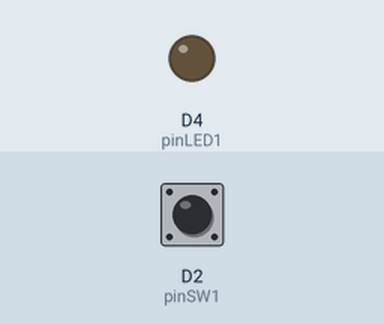
The sketch below on a simulated ESP8266 (Wemos D1 mini). Shown: output pins drawn as LEDs (lit = HIGH). Inputs (shaded band) come from the test bench; at power-on: D2 (pinSW1) LOW.

Above: at 1.2 s.
1.3 s: D2 (pinSW1) pulled HIGH for 0.15 s
At 2.5 s:
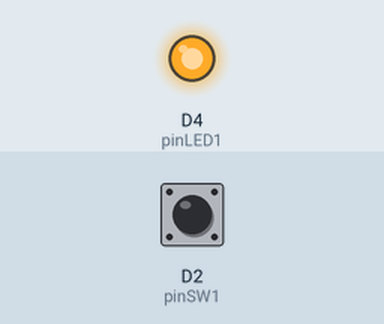
2.9 s: D2 (pinSW1) pulled HIGH for 1 s
At 3.8 s:
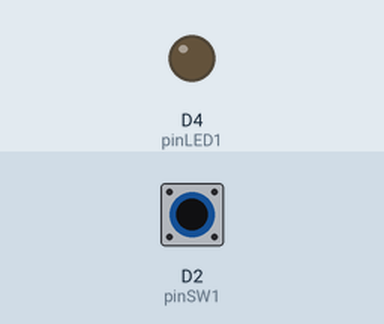
5.4 s: D2 (pinSW1) pulled HIGH for 3.2 s
At 5.7 s:
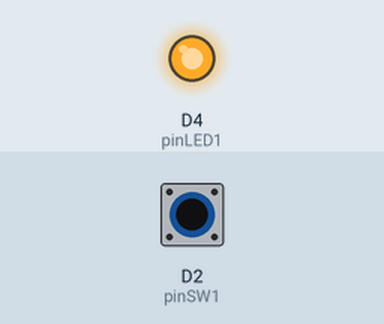
Timing chart, 0 to 8.4 s (numbered marks = the images above; inputs shaded):
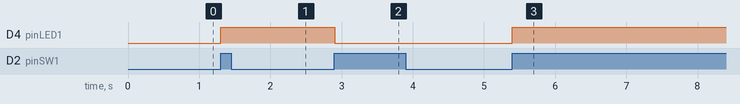

Measured:
- after the input at 1.3 s, D4 (pinLED1): LOW → HIGH at once
- after the input at 2.9 s, D4 (pinLED1): HIGH → LOW at once
- after the input at 5.4 s, D4 (pinLED1): LOW → HIGH at once

The sketch:

ex_sw_toggle2.ino
```cpp
//board : wemos d1 r1
#define pinSW1  D2
#define pinLED1 D4

bool flag1 = false;
bool valLED1 = false;

void setup()
{
  pinMode(pinSW1, INPUT);
  pinMode(pinLED1, OUTPUT);
}

void loop()
{
  bool valSW1 = digitalRead(pinSW1); // read SW1 value
  if(valSW1)
  {
    if(!flag1)
    {
      valLED1 = !valLED1;
      digitalWrite(pinLED1, valLED1);

      flag1 = true;
    }
  }
  else flag1 = false;
}
```
